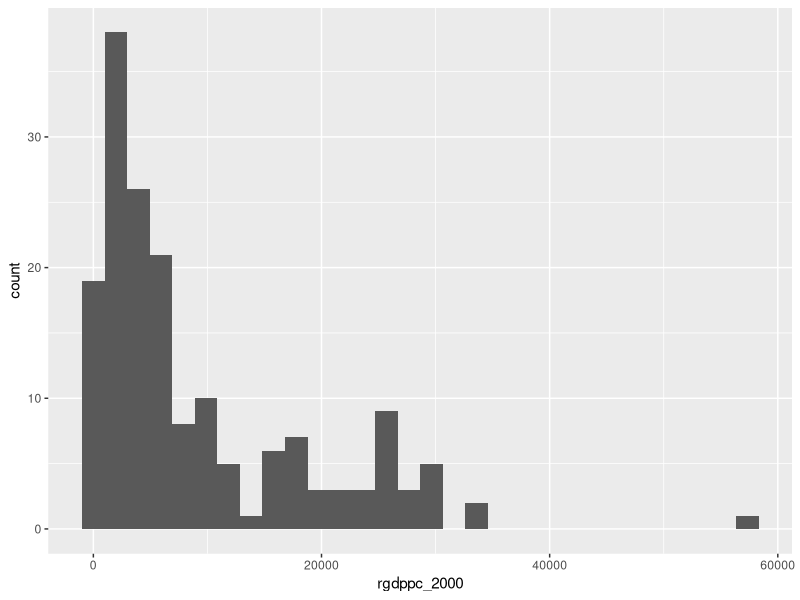
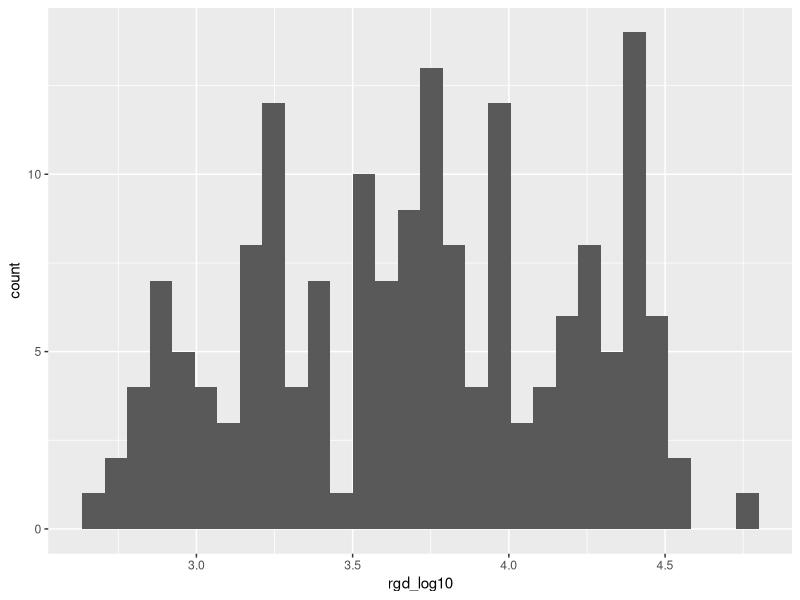
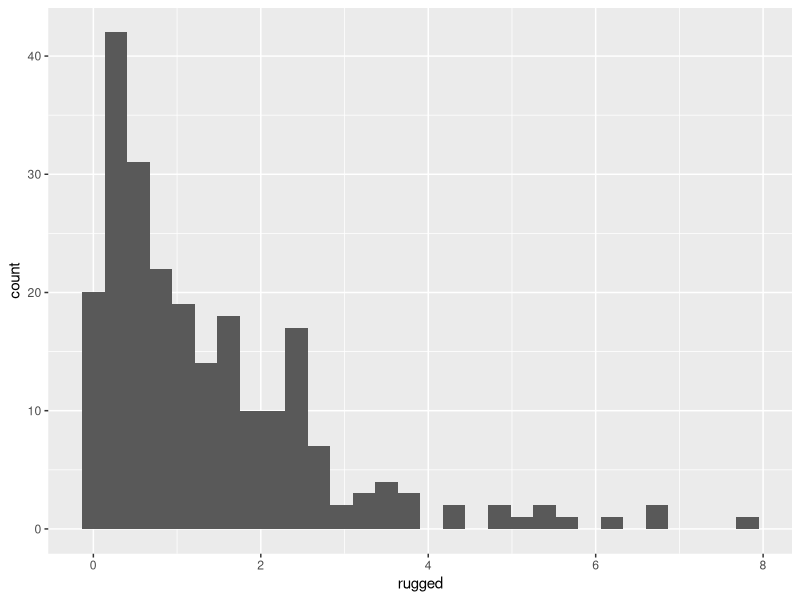
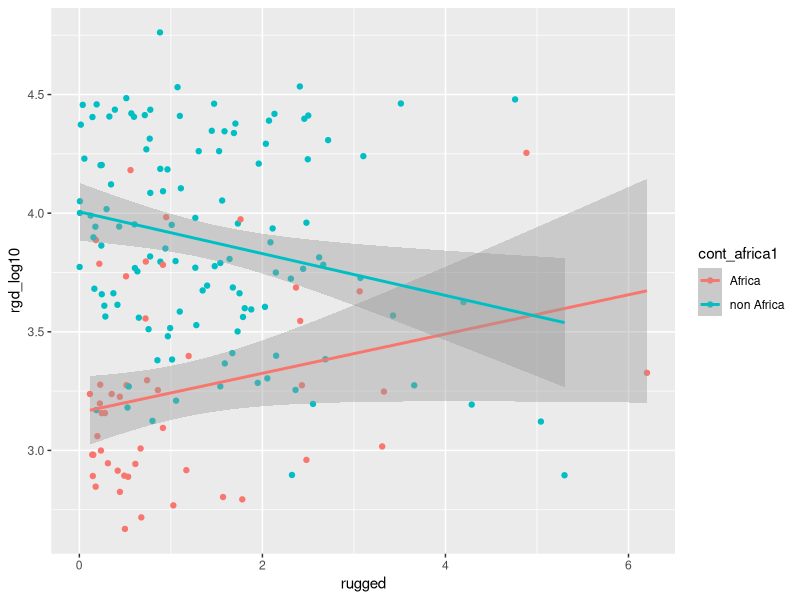
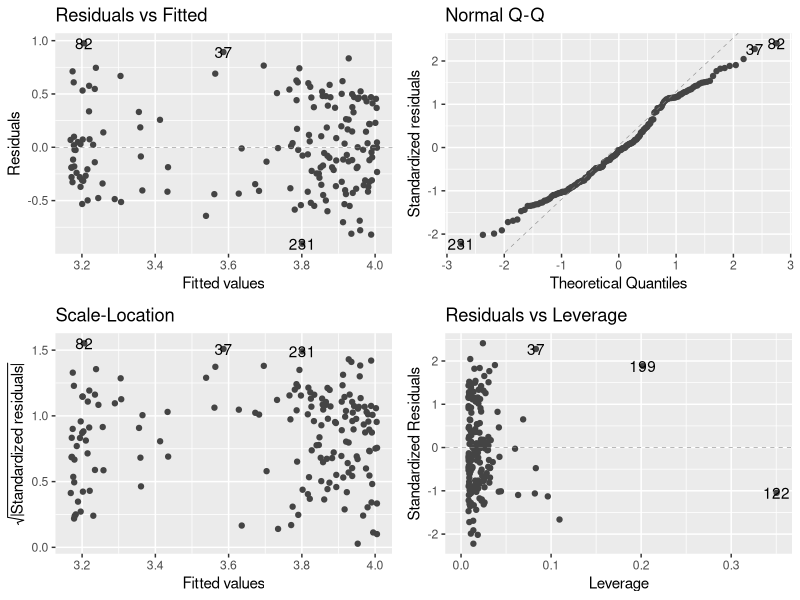
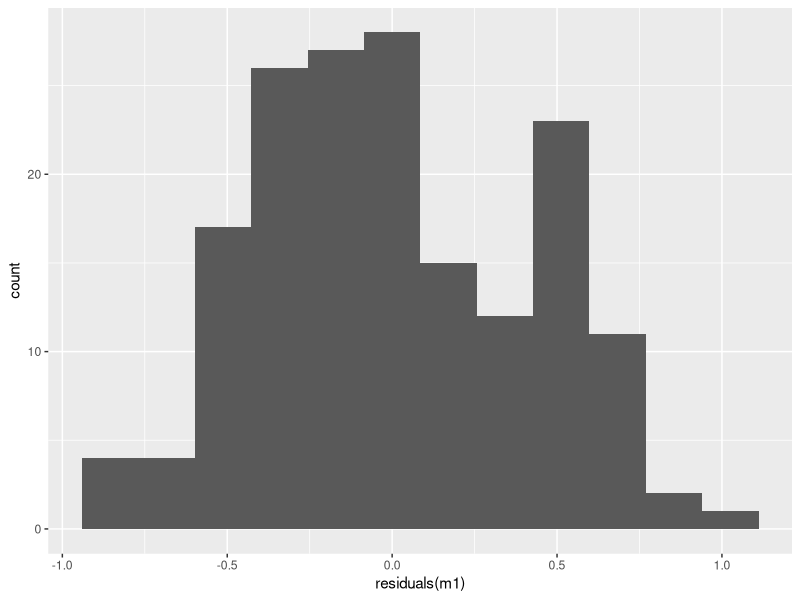
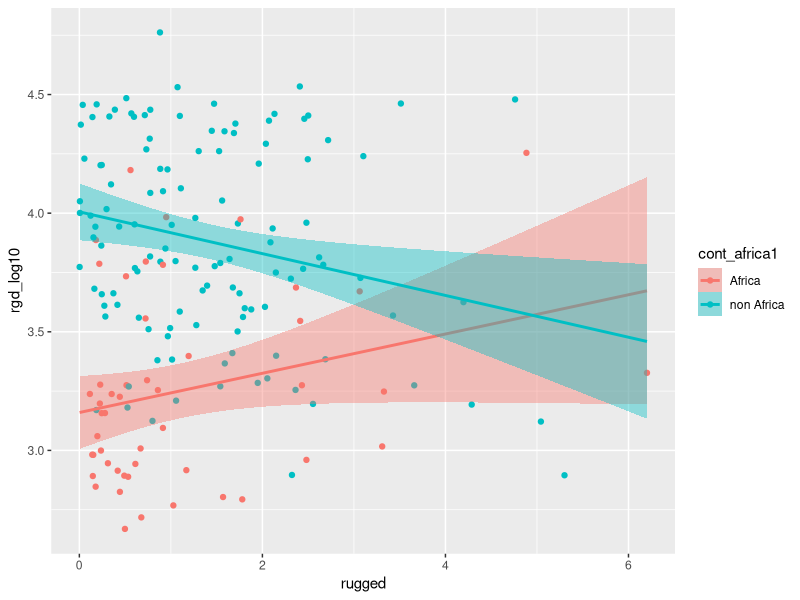

The R source for these figures, in order:
## ---- chunk 1
knitr::opts_chunk$set(echo = TRUE)
knitr::opts_knit$set(root.dir = '../../../')

## ---- chunk 2
# Importing libraries
suppressPackageStartupMessages({
  # Importing libraries
  library("ggplot2")
  library("dplyr")
  library("ggfortify")
  library('tidyverse')
  library('GGally')
})


# Load data

data <- read.csv('00-data/rugged.csv', stringsAsFactors = T)
## ---- chunk 3

ggplot(data, aes(x= rgdppc_2000)) +
  geom_histogram()
## ---- chunk 4

data <- mutate(data, rgd_log10 = log10(rgdppc_2000))

ggplot(data, aes(x= rgd_log10)) +
  geom_histogram()
## ---- chunk 5

data <- mutate(data, cont_africa1 = as.factor(ifelse(data$cont_africa == 1, 'Africa', 'non Africa')))
# Check distribution of countries
table(data$cont_africa1)
## ---- chunk 6

ggplot(data, aes(x= rugged)) +
  geom_histogram()
## ---- chunk 7

data %>%
  arrange(desc(rugged)) %>%
  select(country)
## ---- chunk 8

sum(is.na(data$rgd_log10))
datar <- na.omit(select(data, rugged, cont_africa1, rgd_log10))

# Check distribution of continent in the new dataset
table(datar$cont_africa1)
## ---- chunk 9

ggplot(datar, aes(x = rugged, y = rgd_log10, color = cont_africa1)) +
  geom_point() + 
  geom_smooth(method = 'lm')
## ---- chunk 10

m1 <- lm(rgd_log10 ~ rugged * cont_africa1, data = datar)
summary(m1)
autoplot(m1, smooth.colour = NA)
## ---- chunk 11

resid <- residuals(m1)

ggplot(m1, aes(x = residuals(m1))) +
  geom_histogram(bins = 12)
## ---- chunk 12

new.x <- expand.grid(rugged = seq(min(datar$rugged), max(datar$rugged), length.out = 170),
                     cont_africa1 = levels(datar$cont_africa1))

pred_gdp <- predict(m1, newdata = new.x, interval = 'confidence')

addThese_gdp <- data.frame(new.x, pred_gdp)
addThese_gdp <- rename(addThese_gdp, rgd_log10 = fit)

ggplot(datar, aes(x = rugged, y = rgd_log10, colour = cont_africa1)) +
  geom_point() +
  geom_smooth(data = addThese_gdp, aes(ymin = lwr, ymax = upr, fill = cont_africa1),
              stat = 'identity')
## ---- chunk 13

anova(m1)
